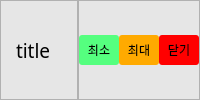
              <widget class="QFrame" name="title_bar">
               <property name="minimumSize">
                <size>
                 <width>0</width>
                 <height>40</height>
                </size>
               </property>
               <property name="styleSheet">
                <string notr="true">background-color: rgb(230, 230, 230);title</string>
               </property>
               <property name="frameShape">
                <enum>QFrame::NoFrame</enum>
               </property>
               <property name="frameShadow">
                <enum>QFrame::Raised</enum>
               </property>
               <layout class="QHBoxLayout" name="horizontalLayout">
                <property name="spacing">
                 <number>0</number>
                </property>
                <property name="leftMargin">
                 <number>0</number>
                </property>
                <property name="topMargin">
                 <number>0</number>
                </property>
                <property name="rightMargin">
                 <number>0</number>
                </property>
                <property name="bottomMargin">
                 <number>0</number>
                </property>
                <item>
                 <widget class="QFrame" name="frame_title">
                  <property name="minimumSize">
                   <size>
                    <width>0</width>
                    <height>0</height>
                   </size>
                  </property>
                  <property name="frameShape">
                   <enum>QFrame::StyledPanel</enum>
                  </property>
                  <property name="frameShadow">
                   <enum>QFrame::Raised</enum>
                  </property>
                  <layout class="QVBoxLayout" name="verticalLayout_6">
                   <property name="spacing">
                    <number>0</number>
                   </property>
                   <property name="leftMargin">
                    <number>15</number>
                   </property>
                   <property name="topMargin">
                    <number>0</number>
                   </property>
                   <property name="rightMargin">
                    <number>0</number>
                   </property>
                   <property name="bottomMargin">
                    <number>0</number>
                   </property>
                   <item>
                    <widget class="QLabel" name="label_title">
                     <property name="font">
                      <font>
                       <family>Franklin Gothic Heavy</family>
                       <pointsize>14</pointsize>
                      </font>
                     </property>
                     <property name="text">
                      <string>title</string>
                     </property>
                    </widget>
                   </item>
                  </layout>
                 </widget>
                </item>
                <item>
                 <widget class="QFrame" name="frame_btns">
                  <property name="maximumSize">
                   <size>
                    <width>150</width>
                    <height>16777215</height>
                   </size>
                  </property>
                  <property name="frameShape">
                   <enum>QFrame::StyledPanel</enum>
                  </property>
                  <property name="frameShadow">
                   <enum>QFrame::Raised</enum>
                  </property>
                  <layout class="QHBoxLayout" name="horizontalLayout_3">
                   <property name="spacing">
                    <number>0</number>
                   </property>
                   <property name="leftMargin">
                    <number>0</number>
                   </property>
                   <property name="topMargin">
                    <number>0</number>
                   </property>
                   <property name="rightMargin">
                    <number>0</number>
                   </property>
                   <property name="bottomMargin">
                    <number>0</number>
                   </property>
                   <item>
                    <widget class="QPushButton" name="btn_min">
                     <property name="sizePolicy">
                      <sizepolicy hsizetype="Minimum" vsizetype="Ignored">
                       <horstretch>0</horstretch>
                       <verstretch>0</verstretch>
                      </sizepolicy>
                     </property>
                     <property name="minimumSize">
                      <size>
                       <width>40</width>
                       <height>30</height>
                      </size>
                     </property>
                     <property name="maximumSize">
                      <size>
                       <width>40</width>
                       <height>30</height>
                      </size>
                     </property>
                     <property name="toolTip">
                      <string>최소화</string>
                     </property>
                     <property name="styleSheet">
                      <string notr="true">QPushButton {
	border:none;
	border-radius: 3px;
	background-color: rgb(85, 255, 127);
}
QPushButton:hover {
	
	background-color: rgba(85, 255, 127, 150);
}</string>
                     </property>
                     <property name="text">
                      <string>최소</string>
                     </property>
                    </widget>
                   </item>
                   <item>
                    <widget class="QPushButton" name="btn_max">
                     <property name="minimumSize">
                      <size>
                       <width>40</width>
                       <height>30</height>
                      </size>
                     </property>
                     <property name="maximumSize">
                      <size>
                       <width>40</width>
                       <height>30</height>
                      </size>
                     </property>
                     <property name="toolTip">
                      <string>최대화</string>
                     </property>
                     <property name="styleSheet">
                      <string notr="true">QPushButton {
	border:none;
	border-radius: 3px;
	background-color: rgb(255, 170, 0);
}
QPushButton:hover {
	
	background-color: rgba(255, 170, 0, 150);
}</string>
                     </property>
                     <property name="text">
                      <string>최대</string>
                     </property>
                    </widget>
                   </item>
                   <item>
                    <widget class="QPushButton" name="btn_close">
                     <property name="minimumSize">
                      <size>
                       <width>40</width>
                       <height>30</height>
                      </size>
                     </property>
                     <property name="maximumSize">
                      <size>
                       <width>40</width>
                       <height>30</height>
                      </size>
                     </property>
                     <property name="toolTip">
                      <string>닫기</string>
                     </property>
                     <property name="styleSheet">
                      <string notr="true">QPushButton {
	border:none;
	border-radius: 3px;
	background-color: rgb(255, 0, 0);
}
QPushButton:hover {
	
	background-color: rgba(255,0, 0, 150);
}</string>
                     </property>
                     <property name="text">
                      <string>닫기</string>
                     </property>
                    </widget>
                   </item>
                  </layout>
                 </widget>
                </item>
               </layout>
              </widget>
